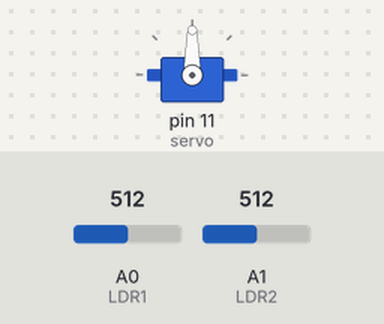
The sketch below on a simulated Arduino Uno, built with avr-gcc and run on an emulated ATmega328P. Parts: servo. Inputs (shaded band) come from the test bench; at power-on: A0 (LDR1) = 512, A1 (LDR2) = 512.

Above: at 2.2 s.
2.3 s: A0 (LDR1) set to 537
At 3.45 s:
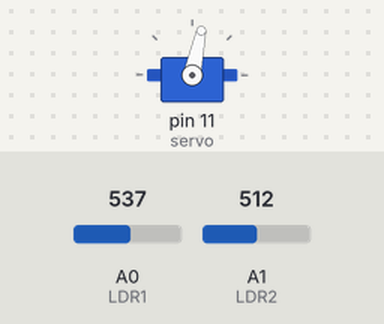
5.3 s: A0 (LDR1) set to 306
8.3 s: A1 (LDR2) set to 334
At 9.47 s:
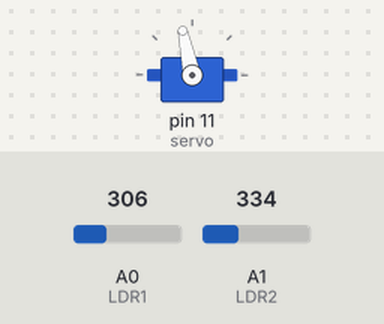
11.3 s: A1 (LDR2) set to 301
At 11.3 s:
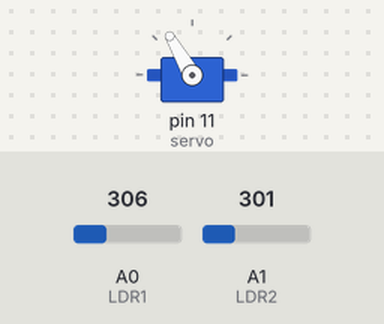
12.8 s: A0 (LDR1) set to 279
At 14.78 s:
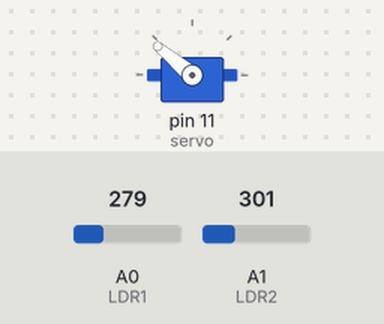
15.8 s: A0 (LDR1) set to 511
Timing chart, 0 to 26.4 s (numbered marks = the images above; inputs shaded):
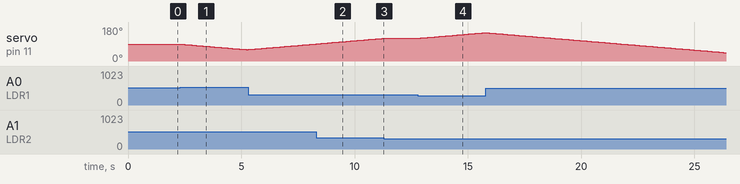

The sketch:

sun_tracking.ino
```cpp
/* Solar Tracking System
 Automatically adjusts the solar panel to track sunlight.
*/
// Include the servo motor library
#include <Servo.h>
// Define the LDR sensor pins
#define LDR1 A0
#define LDR2 A1
// Define the error margin for alignment
#define ERROR_MARGIN 10
// Starting position of the servo motor (90° - center position)
int servoPosition = 90;
// Create an object for the servo motor
Servo servo;
void setup() {
 // Attach the servo to PWM pin 11
 servo.attach(11);

 // Set the initial position of the servo
 servo.write(servoPosition);
 delay(1000); // Allow the servo to stabilize
}


void loop() {
 // Read the light intensity from the LDR sensors
 int ldr1 = analogRead(LDR1);
 int ldr2 = analogRead(LDR2);
 // Calculate the difference in light intensity
 int difference = abs(ldr1 - ldr2);
 // Check if the difference is within the error margin (dead zone)
 if (difference > ERROR_MARGIN) {
 // Adjust the servo position based on the light intensity
 if (ldr1 > ldr2) {
 servoPosition--;
 } else if (ldr1 < ldr2) {
 servoPosition++;
 }
 // Ensure the servo position stays within its valid range (0 to 180 degrees)
 if (servoPosition > 180) servoPosition = 180;
 if (servoPosition < 0) servoPosition = 0;
 // Move the servo to the new position
 servo.write(servoPosition);
 }
 // Small delay to allow smooth servo movement
 delay(100);
}
```

Measured:
- the behaviour switches between 522 and 523 on A0 (LDR1) (found by bisection; images 0 and 1)
- the behaviour switches between 317 and 316 on A1 (LDR2) (found by bisection; images 2 and 3)
- the behaviour switches between 291 and 290 on A0 (LDR1) (found by bisection; images 3 and 4)
- after the input at 2.3 s, servo on pin 11 (servo): moves from 90° to 60° over 2.9 s, starting at once
- after the input at 11.3 s, servo on pin 11 (servo): stays 120° (without the input it goes to 121° after 0.03 s)
- after the input at 12.8 s, servo on pin 11 (servo): moves from 120° to 150° over 2.9 s, starting at once
